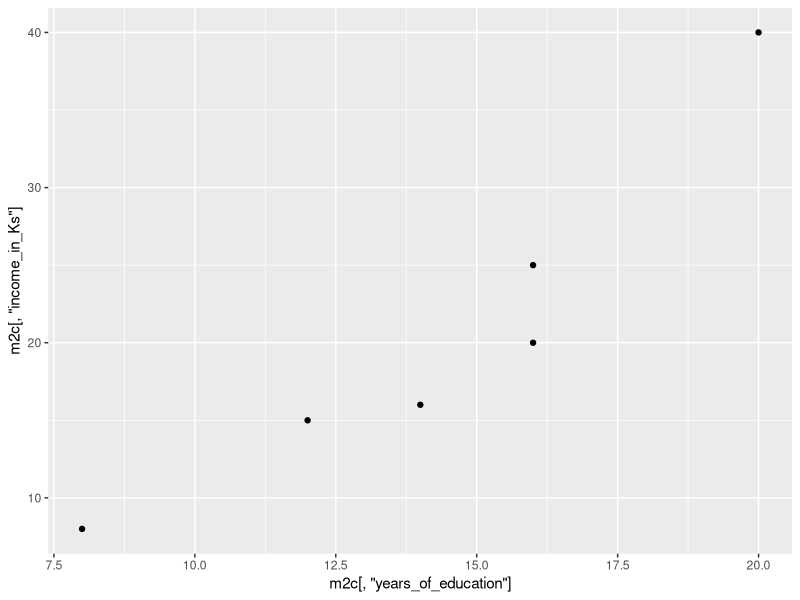
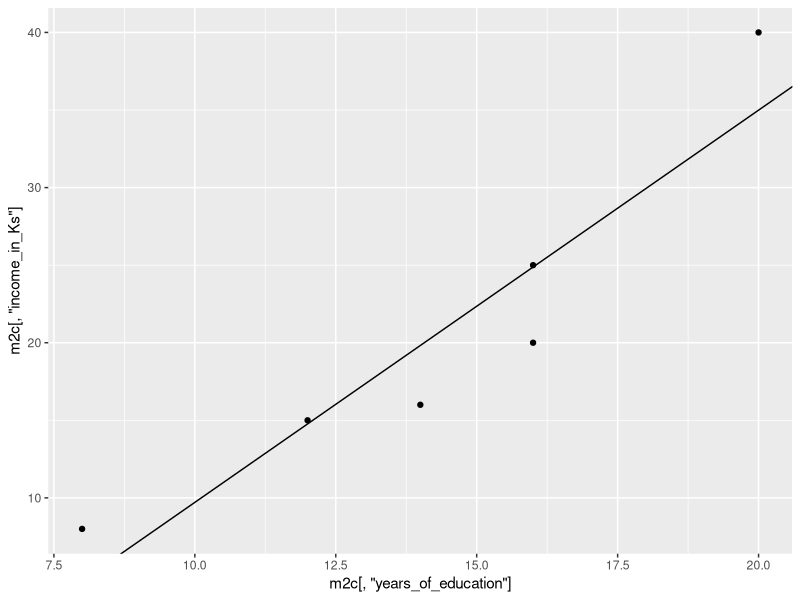

Write R code to recreate these figures, in order.
library(dplyr)
library(MASS)
library(ggplot2)

## 3
det.kev = function(m) {
    if (!is.matrix(m)) stop("m must be a matrix")

    dimension = dim(m)
    retVal = numeric(0)
    if (dimension[1] != dimension[2]) {
        stop("m must be a square matrix")
    } else if (dimension[1] == 1) {
        retVal = m[1,1]
    } else if (identical(dimension, c(2L, 2L))) {
        retVal = m[1, 1] * m[2, 2] - m[1, 2] * m[2, 1]
    } else {
        retVal = 0
        not_zeros = data.frame(not_zero = integer(0), number = integer(0), row_col = character(0))
        for (i in 1:dimension[1]) {
            new_row = list(not_zero = length(m[i,][m[i,] != 0]), number = i, row_col = "r")
            not_zeros = rbind(not_zeros, new_row, stringsAsFactors = FALSE)
        }
        for (i in 1:dimension[2]) {
            new_row = list(not_zero = length(m[, i][m[, i] != 0]), number = i, row_col = "c")
            not_zeros = rbind(not_zeros, new_row, stringsAsFactors = FALSE)
        }
        not_zeros = not_zeros %>% arrange(not_zero)
        best_path = not_zeros[1,]
        best_row_col = c(numeric(0))

        if (best_path$row_col == "r") {
            best_row_col = m[best_path$number,]
        } else {
            best_row_col = m[, best_path$number]
        }

        index = integer(0)
        if (best_path$number %% 2 == 1) {
            index = seq(2, length(best_row_col), by = 2)
        } else {
            index = seq(1, length(best_row_col), by = 2)
        }

        best_row_col[index] = best_row_col[index] * -1

        if (best_path$row_col == "r") {
            for (i in 1:length(best_row_col)) {
                if (best_row_col[i] != 0) {
                    retVal = retVal + (best_row_col[i] * det.kev(m[-best_path$number, -i]))
                }
            }
        } else {
            for (i in 1:length(best_row_col)) {
                if (best_row_col[i] != 0) {
                    retVal = retVal + (best_row_col[i] * det.kev(m[-i, -best_path$number]))
                }
            }
        }
    }
    return (retVal)
}
#det.kev(a)
 #q4_B_solve = matrix(c(
   #c(0.8,-0.4,0,0,0,0,0,0,0),
   #c(0,0,0,-0.4,0.2,0,0,0,0),
   #c(0,0,0,0,0,0,0,0,1),
   #c(-0.4,0.2,0,0.8,-0.4,0,0,0,0),
   #c(0,0,1,0,0,0,0.8,0.4,0),
   #c(0,0,0,0,0,1,-0.4,0.2,0)
   #), 9, 6
 #)

## 2 
x = c(8, 12, 14, 16, 16, 20)
y = c(8, 15, 16, 20, 25, 40)
m2c = matrix(c(x, y), nrow = length(x), ncol = 2)
dimnames(m2c) = list(NULL, c("years_of_education", "income_in_Ks"))

### a
p = ggplot(mapping = aes(x = m2c[, "years_of_education"], y = m2c[, "income_in_Ks"])) +
    geom_point()
p

### d
y = c(8, 15, 16, 20, 25, 40)
X = matrix(c(rep(1, 6), x), nrow = 6, ncol = 2)

qr(X)$rank

b = ginv(t(X) %*% X) %*% t(X) %*% y

p = p + geom_abline(slope = b[2], intercept = b[1])
p

### e
b_1 = (mean(x * y) - mean(x) * mean(y)) / (mean(x ^ 2) - (mean(x)) ^ 2)
b_0 = mean(y) - b_1 * mean(x)

### f
svar = c(t(y - X %*% b) %*% (y - X %*% b) / (6 - (1 + 1)))

### g
c(1, 18) %*% b

### h
model = lm(y ~ x)
rstandard(model)
H = X %*% ginv(t(X) %*% X) %*% t(X)
e = (diag(1, nrow = dim(H)[1], ncol = dim(H)[2]) - H) %*% y
z = c(e / sqrt((svar) * (1 - c(diag(H)))))

H[1, 1]
influence(model)

cooks.distance(model)
cd = 1 / (1 + 1) * z ^ 2 * (diag(H) / (1 - diag(H)))

## 1
### a)
s = sqrt(svar)
n = 6
p = 2
c = c(diag(ginv(t(X) %*% X)))
b_interval = qt(1 - .05 / 2, df = n - p) * s * sqrt(c)

### b

xs = matrix(c(1, 18), 2, 1)

t(xs) %*% b

ys_ci = qt(1 - .05 / 2, df = n - p) * s * sqrt(t(xs) %*% ginv(t(X) %*% X) %*% xs)

### c
ys_pi = qt(1 - .05 / 2, df = n - p) * s * sqrt(1 + t(xs) %*% ginv(t(X) %*% X) %*% xs)
